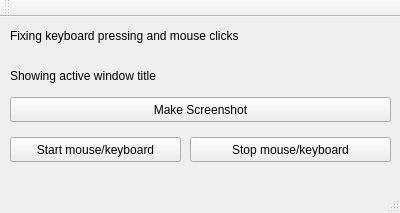
<?xml version="1.0" encoding="UTF-8"?>
<ui version="4.0">
 <class>Window</class>
 <widget class="QMainWindow" name="Window">
  <property name="geometry">
   <rect>
    <x>0</x>
    <y>0</y>
    <width>400</width>
    <height>213</height>
   </rect>
  </property>
  <property name="windowTitle">
   <string>Window</string>
  </property>
  <widget class="QWidget" name="centralWidget">
   <widget class="QPushButton" name="pushButton">
    <property name="geometry">
     <rect>
      <x>10</x>
      <y>80</y>
      <width>381</width>
      <height>25</height>
     </rect>
    </property>
    <property name="text">
     <string>Make Screenshot</string>
    </property>
   </widget>
   <widget class="QLabel" name="label">
    <property name="geometry">
     <rect>
      <x>10</x>
      <y>10</y>
      <width>381</width>
      <height>17</height>
     </rect>
    </property>
    <property name="text">
     <string>Fixing keyboard pressing and mouse clicks</string>
    </property>
   </widget>
   <widget class="QLabel" name="label_2">
    <property name="geometry">
     <rect>
      <x>10</x>
      <y>50</y>
      <width>721</width>
      <height>17</height>
     </rect>
    </property>
    <property name="text">
     <string>Showing active window title</string>
    </property>
   </widget>
   <widget class="QPushButton" name="pushButton_2">
    <property name="geometry">
     <rect>
      <x>10</x>
      <y>120</y>
      <width>171</width>
      <height>25</height>
     </rect>
    </property>
    <property name="text">
     <string>Start mouse/keyboard</string>
    </property>
   </widget>
   <widget class="QPushButton" name="pushButton_3">
    <property name="geometry">
     <rect>
      <x>190</x>
      <y>120</y>
      <width>201</width>
      <height>25</height>
     </rect>
    </property>
    <property name="text">
     <string>Stop mouse/keyboard</string>
    </property>
   </widget>
  </widget>
  <widget class="QMenuBar" name="menuBar">
   <property name="geometry">
    <rect>
     <x>0</x>
     <y>0</y>
     <width>400</width>
     <height>22</height>
    </rect>
   </property>
  </widget>
  <widget class="QToolBar" name="mainToolBar">
   <attribute name="toolBarArea">
    <enum>TopToolBarArea</enum>
   </attribute>
   <attribute name="toolBarBreak">
    <bool>false</bool>
   </attribute>
  </widget>
  <widget class="QStatusBar" name="statusBar"/>
 </widget>
 <layoutdefault spacing="6" margin="11"/>
 <resources/>
 <connections/>
</ui>
